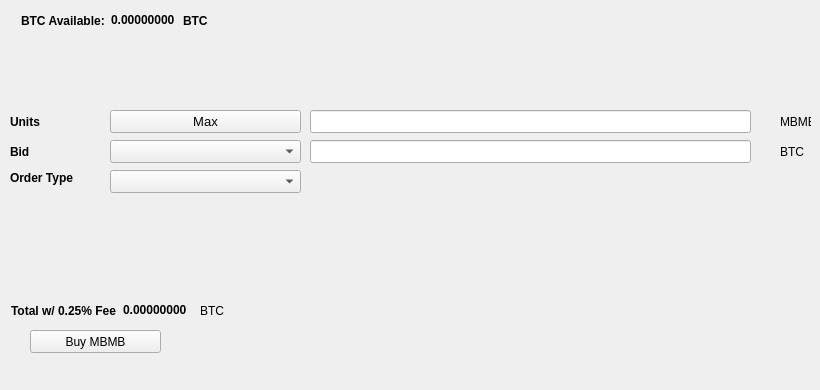
   <widget class="QWidget" name="BuyTab">
    <attribute name="title">
     <string>Buy</string>
    </attribute>
    <widget class="QPushButton" name="BuyMBMB">
     <property name="geometry">
      <rect>
       <x>30</x>
       <y>330</y>
       <width>131</width>
       <height>23</height>
      </rect>
     </property>
     <property name="text">
      <string>Buy MBMB</string>
     </property>
     <property name="icon">
      <iconset resource="../mbmb.qrc">
       <normaloff>:/icons/bitcoin</normaloff>:/icons/bitcoin</iconset>
     </property>
    </widget>
    <widget class="QLabel" name="label_3">
     <property name="geometry">
      <rect>
       <x>10</x>
       <y>110</y>
       <width>46</width>
       <height>23</height>
      </rect>
     </property>
     <property name="font">
      <font>
       <weight>75</weight>
       <bold>true</bold>
      </font>
     </property>
     <property name="text">
      <string>Units</string>
     </property>
    </widget>
    <widget class="QLineEdit" name="UnitsInput">
     <property name="geometry">
      <rect>
       <x>310</x>
       <y>110</y>
       <width>441</width>
       <height>23</height>
      </rect>
     </property>
     <property name="font">
      <font>
       <pointsize>9</pointsize>
       <weight>75</weight>
       <bold>true</bold>
      </font>
     </property>
    </widget>
    <widget class="QLineEdit" name="BuyBidPriceEdit">
     <property name="geometry">
      <rect>
       <x>310</x>
       <y>140</y>
       <width>441</width>
       <height>23</height>
      </rect>
     </property>
     <property name="font">
      <font>
       <pointsize>9</pointsize>
       <weight>75</weight>
       <bold>true</bold>
      </font>
     </property>
    </widget>
    <widget class="QLabel" name="label_4">
     <property name="geometry">
      <rect>
       <x>780</x>
       <y>110</y>
       <width>31</width>
       <height>23</height>
      </rect>
     </property>
     <property name="text">
      <string>MBMB</string>
     </property>
    </widget>
    <widget class="QLabel" name="label_5">
     <property name="geometry">
      <rect>
       <x>780</x>
       <y>140</y>
       <width>31</width>
       <height>23</height>
      </rect>
     </property>
     <property name="text">
      <string>BTC</string>
     </property>
    </widget>
    <widget class="QLabel" name="label_6">
     <property name="geometry">
      <rect>
       <x>10</x>
       <y>140</y>
       <width>46</width>
       <height>23</height>
      </rect>
     </property>
     <property name="font">
      <font>
       <weight>75</weight>
       <bold>true</bold>
      </font>
     </property>
     <property name="text">
      <string>Bid</string>
     </property>
    </widget>
    <widget class="QLabel" name="label_7">
     <property name="geometry">
      <rect>
       <x>10</x>
       <y>170</y>
       <width>91</width>
       <height>16</height>
      </rect>
     </property>
     <property name="font">
      <font>
       <weight>75</weight>
       <bold>true</bold>
      </font>
     </property>
     <property name="text">
      <string>Order Type</string>
     </property>
    </widget>
    <widget class="QPushButton" name="Buy_Max_Amount">
     <property name="geometry">
      <rect>
       <x>110</x>
       <y>110</y>
       <width>191</width>
       <height>23</height>
      </rect>
     </property>
     <property name="font">
      <font>
       <pointsize>10</pointsize>
      </font>
     </property>
     <property name="text">
      <string>Max</string>
     </property>
    </widget>
    <widget class="QComboBox" name="BuyBidcomboBox">
     <property name="geometry">
      <rect>
       <x>110</x>
       <y>140</y>
       <width>191</width>
       <height>23</height>
      </rect>
     </property>
     <property name="font">
      <font>
       <pointsize>10</pointsize>
      </font>
     </property>
    </widget>
    <widget class="QComboBox" name="buyOrdertypeCombo">
     <property name="geometry">
      <rect>
       <x>110</x>
       <y>170</y>
       <width>191</width>
       <height>23</height>
      </rect>
     </property>
     <property name="font">
      <font>
       <pointsize>10</pointsize>
      </font>
     </property>
    </widget>
    <widget class="QWidget" name="layoutWidget1">
     <property name="geometry">
      <rect>
       <x>21</x>
       <y>11</y>
       <width>227</width>
       <height>19</height>
      </rect>
     </property>
     <layout class="QHBoxLayout" name="horizontalLayout_3">
      <item>
       <widget class="QLabel" name="label232">
        <property name="font">
         <font>
          <weight>75</weight>
          <bold>true</bold>
         </font>
        </property>
        <property name="text">
         <string>BTC Available:</string>
        </property>
       </widget>
      </item>
      <item>
       <widget class="QLabel" name="BtcAvailableLbl">
        <property name="palette">
         <palette>
          <active>
           <colorrole role="WindowText">
            <brush brushstyle="SolidPattern">
             <color alpha="255">
              <red>0</red>
              <green>0</green>
              <blue>0</blue>
             </color>
            </brush>
           </colorrole>
           <colorrole role="Button">
            <brush brushstyle="SolidPattern">
             <color alpha="255">
              <red>0</red>
              <green>170</green>
              <blue>0</blue>
             </color>
            </brush>
           </colorrole>
           <colorrole role="Light">
            <brush brushstyle="SolidPattern">
             <color alpha="255">
              <red>0</red>
              <green>255</green>
              <blue>0</blue>
             </color>
            </brush>
           </colorrole>
           <colorrole role="Midlight">
            <brush brushstyle="SolidPattern">
             <color alpha="255">
              <red>0</red>
              <green>212</green>
              <blue>0</blue>
             </color>
            </brush>
           </colorrole>
           <colorrole role="Dark">
            <brush brushstyle="SolidPattern">
             <color alpha="255">
              <red>0</red>
              <green>85</green>
              <blue>0</blue>
             </color>
            </brush>
           </colorrole>
           <colorrole role="Mid">
            <brush brushstyle="SolidPattern">
             <color alpha="255">
              <red>0</red>
              <green>113</green>
              <blue>0</blue>
             </color>
            </brush>
           </colorrole>
           <colorrole role="Text">
            <brush brushstyle="SolidPattern">
             <color alpha="255">
              <red>0</red>
              <green>170</green>
              <blue>0</blue>
             </color>
            </brush>
           </colorrole>
           <colorrole role="BrightText">
            <brush brushstyle="SolidPattern">
             <color alpha="255">
              <red>255</red>
              <green>255</green>
              <blue>255</blue>
             </color>
            </brush>
           </colorrole>
           <colorrole role="ButtonText">
            <brush brushstyle="SolidPattern">
             <color alpha="255">
              <red>0</red>
              <green>0</green>
              <blue>0</blue>
             </color>
            </brush>
           </colorrole>
           <colorrole role="Base">
            <brush brushstyle="SolidPattern">
             <color alpha="255">
              <red>255</red>
              <green>255</green>
              <blue>255</blue>
             </color>
            </brush>
           </colorrole>
           <colorrole role="Window">
            <brush brushstyle="SolidPattern">
             <color alpha="255">
              <red>0</red>
              <green>170</green>
              <blue>0</blue>
             </color>
            </brush>
           </colorrole>
           <colorrole role="Shadow">
            <brush brushstyle="SolidPattern">
             <color alpha="255">
              <red>0</red>
              <green>0</green>
              <blue>0</blue>
             </color>
            </brush>
           </colorrole>
           <colorrole role="AlternateBase">
            <brush brushstyle="SolidPattern">
             <color alpha="255">
              <red>127</red>
              <green>212</green>
              <blue>127</blue>
             </color>
            </brush>
           </colorrole>
           <colorrole role="ToolTipBase">
            <brush brushstyle="SolidPattern">
             <color alpha="255">
              <red>255</red>
              <green>255</green>
              <blue>220</blue>
             </color>
            </brush>
           </colorrole>
           <colorrole role="ToolTipText">
            <brush brushstyle="SolidPattern">
             <color alpha="255">
              <red>0</red>
              <green>0</green>
              <blue>0</blue>
             </color>
            </brush>
           </colorrole>
          </active>
          <inactive>
           <colorrole role="WindowText">
            <brush brushstyle="SolidPattern">
             <color alpha="255">
              <red>0</red>
              <green>0</green>
              <blue>0</blue>
             </color>
            </brush>
           </colorrole>
           <colorrole role="Button">
            <brush brushstyle="SolidPattern">
             <color alpha="255">
              <red>0</red>
              <green>170</green>
              <blue>0</blue>
             </color>
            </brush>
           </colorrole>
           <colorrole role="Light">
            <brush brushstyle="SolidPattern">
             <color alpha="255">
              <red>0</red>
              <green>255</green>
              <blue>0</blue>
             </color>
            </brush>
           </colorrole>
           <colorrole role="Midlight">
            <brush brushstyle="SolidPattern">
             <color alpha="255">
              <red>0</red>
              <green>212</green>
              <blue>0</blue>
             </color>
            </brush>
           </colorrole>
           <colorrole role="Dark">
            <brush brushstyle="SolidPattern">
             <color alpha="255">
              <red>0</red>
              <green>85</green>
              <blue>0</blue>
             </color>
            </brush>
           </colorrole>
           <colorrole role="Mid">
            <brush brushstyle="SolidPattern">
             <color alpha="255">
              <red>0</red>
              <green>113</green>
              <blue>0</blue>
             </color>
            </brush>
           </colorrole>
           <colorrole role="Text">
            <brush brushstyle="SolidPattern">
             <color alpha="255">
              <red>0</red>
              <green>170</green>
              <blue>0</blue>
             </color>
            </brush>
           </colorrole>
           <colorrole role="BrightText">
            <brush brushstyle="SolidPattern">
             <color alpha="255">
              <red>255</red>
              <green>255</green>
              <blue>255</blue>
             </color>
            </brush>
           </colorrole>
           <colorrole role="ButtonText">
            <brush brushstyle="SolidPattern">
             <color alpha="255">
              <red>0</red>
              <green>0</green>
              <blue>0</blue>
             </color>
            </brush>
           </colorrole>
           <colorrole role="Base">
            <brush brushstyle="SolidPattern">
             <color alpha="255">
              <red>255</red>
              <green>255</green>
              <blue>255</blue>
             </color>
            </brush>
           </colorrole>
           <colorrole role="Window">
            <brush brushstyle="SolidPattern">
             <color alpha="255">
              <red>0</red>
              <green>170</green>
              <blue>0</blue>
             </color>
            </brush>
           </colorrole>
           <colorrole role="Shadow">
            <brush brushstyle="SolidPattern">
             <color alpha="255">
              <red>0</red>
              <green>0</green>
              <blue>0</blue>
             </color>
            </brush>
           </colorrole>
           <colorrole role="AlternateBase">
            <brush brushstyle="SolidPattern">
             <color alpha="255">
              <red>127</red>
              <green>212</green>
              <blue>127</blue>
             </color>
            </brush>
           </colorrole>
           <colorrole role="ToolTipBase">
            <brush brushstyle="SolidPattern">
             <color alpha="255">
              <red>255</red>
              <green>255</green>
              <blue>220</blue>
             </color>
            </brush>
           </colorrole>
           <colorrole role="ToolTipText">
            <brush brushstyle="SolidPattern">
             <color alpha="255">
              <red>0</red>
              <green>0</green>
              <blue>0</blue>
             </color>
            </brush>
           </colorrole>
          </inactive>
          <disabled>
           <colorrole role="WindowText">
            <brush brushstyle="SolidPattern">
             <color alpha="255">
              <red>0</red>
              <green>85</green>
              <blue>0</blue>
             </color>
            </brush>
           </colorrole>
           <colorrole role="Button">
            <brush brushstyle="SolidPattern">
             <color alpha="255">
              <red>0</red>
              <green>170</green>
              <blue>0</blue>
             </color>
            </brush>
           </colorrole>
           <colorrole role="Light">
            <brush brushstyle="SolidPattern">
             <color alpha="255">
              <red>0</red>
              <green>255</green>
              <blue>0</blue>
             </color>
            </brush>
           </colorrole>
           <colorrole role="Midlight">
            <brush brushstyle="SolidPattern">
             <color alpha="255">
              <red>0</red>
              <green>212</green>
              <blue>0</blue>
             </color>
            </brush>
           </colorrole>
           <colorrole role="Dark">
            <brush brushstyle="SolidPattern">
             <color alpha="255">
              <red>0</red>
              <green>85</green>
              <blue>0</blue>
             </color>
            </brush>
           </colorrole>
           <colorrole role="Mid">
            <brush brushstyle="SolidPattern">
             <color alpha="255">
              <red>0</red>
              <green>113</green>
              <blue>0</blue>
             </color>
            </brush>
           </colorrole>
           <colorrole role="Text">
            <brush brushstyle="SolidPattern">
             <color alpha="255">
              <red>0</red>
              <green>85</green>
              <blue>0</blue>
             </color>
            </brush>
           </colorrole>
           <colorrole role="BrightText">
            <brush brushstyle="SolidPattern">
             <color alpha="255">
              <red>255</red>
              <green>255</green>
              <blue>255</blue>
             </color>
            </brush>
           </colorrole>
           <colorrole role="ButtonText">
            <brush brushstyle="SolidPattern">
             <color alpha="255">
              <red>0</red>
              <green>85</green>
              <blue>0</blue>
             </color>
            </brush>
           </colorrole>
           <colorrole role="Base">
            <brush brushstyle="SolidPattern">
             <color alpha="255">
              <red>0</red>
              <green>170</green>
              <blue>0</blue>
             </color>
            </brush>
           </colorrole>
           <colorrole role="Window">
            <brush brushstyle="SolidPattern">
             <color alpha="255">
              <red>0</red>
              <green>170</green>
              <blue>0</blue>
             </color>
            </brush>
           </colorrole>
           <colorrole role="Shadow">
            <brush brushstyle="SolidPattern">
             <color alpha="255">
              <red>0</red>
              <green>0</green>
              <blue>0</blue>
             </color>
            </brush>
           </colorrole>
           <colorrole role="AlternateBase">
            <brush brushstyle="SolidPattern">
             <color alpha="255">
              <red>0</red>
              <green>170</green>
              <blue>0</blue>
             </color>
            </brush>
           </colorrole>
           <colorrole role="ToolTipBase">
            <brush brushstyle="SolidPattern">
             <color alpha="255">
              <red>255</red>
              <green>255</green>
              <blue>220</blue>
             </color>
            </brush>
           </colorrole>
           <colorrole role="ToolTipText">
            <brush brushstyle="SolidPattern">
             <color alpha="255">
              <red>0</red>
              <green>0</green>
              <blue>0</blue>
             </color>
            </brush>
           </colorrole>
          </disabled>
         </palette>
        </property>
        <property name="font">
         <font>
          <weight>75</weight>
          <bold>true</bold>
         </font>
        </property>
        <property name="text">
         <string>0.00000000</string>
        </property>
        <property name="textInteractionFlags">
         <set>Qt::LinksAccessibleByMouse|Qt::TextSelectableByKeyboard|Qt::TextSelectableByMouse</set>
        </property>
       </widget>
      </item>
      <item>
       <widget class="QLabel" name="BtcAvailableLbl_2">
        <property name="font">
         <font>
          <weight>75</weight>
          <bold>true</bold>
         </font>
        </property>
        <property name="text">
         <string>BTC</string>
        </property>
       </widget>
      </item>
     </layout>
    </widget>
    <widget class="QWidget" name="layoutWidge2">
     <property name="geometry">
      <rect>
       <x>11</x>
       <y>301</y>
       <width>259</width>
       <height>19</height>
      </rect>
     </property>
     <layout class="QHBoxLayout" name="horizontalLayout_4">
      <item>
       <widget class="QLabel" name="label_9">
        <property name="font">
         <font>
          <weight>75</weight>
          <bold>true</bold>
         </font>
        </property>
        <property name="text">
         <string>Total w/ 0.25% Fee</string>
        </property>
       </widget>
      </item>
      <item>
       <widget class="QLabel" name="BuyCostLabel">
        <property name="palette">
         <palette>
          <active>
           <colorrole role="WindowText">
            <brush brushstyle="SolidPattern">
             <color alpha="255">
              <red>0</red>
              <green>0</green>
              <blue>0</blue>
             </color>
            </brush>
           </colorrole>
           <colorrole role="Button">
            <brush brushstyle="SolidPattern">
             <color alpha="255">
              <red>0</red>
              <green>170</green>
              <blue>0</blue>
             </color>
            </brush>
           </colorrole>
           <colorrole role="Light">
            <brush brushstyle="SolidPattern">
             <color alpha="255">
              <red>0</red>
              <green>255</green>
              <blue>0</blue>
             </color>
            </brush>
           </colorrole>
           <colorrole role="Midlight">
            <brush brushstyle="SolidPattern">
             <color alpha="255">
              <red>0</red>
              <green>212</green>
              <blue>0</blue>
             </color>
            </brush>
           </colorrole>
           <colorrole role="Dark">
            <brush brushstyle="SolidPattern">
             <color alpha="255">
              <red>0</red>
              <green>85</green>
              <blue>0</blue>
             </color>
            </brush>
           </colorrole>
           <colorrole role="Mid">
            <brush brushstyle="SolidPattern">
             <color alpha="255">
              <red>0</red>
              <green>113</green>
              <blue>0</blue>
             </color>
            </brush>
           </colorrole>
           <colorrole role="Text">
            <brush brushstyle="SolidPattern">
             <color alpha="255">
              <red>0</red>
              <green>170</green>
              <blue>0</blue>
             </color>
            </brush>
           </colorrole>
           <colorrole role="BrightText">
            <brush brushstyle="SolidPattern">
             <color alpha="255">
              <red>255</red>
              <green>255</green>
              <blue>255</blue>
             </color>
            </brush>
           </colorrole>
           <colorrole role="ButtonText">
            <brush brushstyle="SolidPattern">
             <color alpha="255">
              <red>0</red>
              <green>0</green>
              <blue>0</blue>
             </color>
            </brush>
           </colorrole>
           <colorrole role="Base">
            <brush brushstyle="SolidPattern">
             <color alpha="255">
              <red>255</red>
              <green>255</green>
              <blue>255</blue>
             </color>
            </brush>
           </colorrole>
           <colorrole role="Window">
            <brush brushstyle="SolidPattern">
             <color alpha="255">
              <red>0</red>
              <green>170</green>
              <blue>0</blue>
             </color>
            </brush>
           </colorrole>
           <colorrole role="Shadow">
            <brush brushstyle="SolidPattern">
             <color alpha="255">
              <red>0</red>
              <green>0</green>
              <blue>0</blue>
             </color>
            </brush>
           </colorrole>
           <colorrole role="AlternateBase">
            <brush brushstyle="SolidPattern">
             <color alpha="255">
              <red>127</red>
              <green>212</green>
              <blue>127</blue>
             </color>
            </brush>
           </colorrole>
           <colorrole role="ToolTipBase">
            <brush brushstyle="SolidPattern">
             <color alpha="255">
              <red>255</red>
              <green>255</green>
              <blue>220</blue>
             </color>
            </brush>
           </colorrole>
           <colorrole role="ToolTipText">
            <brush brushstyle="SolidPattern">
             <color alpha="255">
              <red>0</red>
              <green>0</green>
              <blue>0</blue>
             </color>
            </brush>
           </colorrole>
          </active>
          <inactive>
           <colorrole role="WindowText">
            <brush brushstyle="SolidPattern">
             <color alpha="255">
              <red>0</red>
              <green>0</green>
              <blue>0</blue>
             </color>
            </brush>
           </colorrole>
           <colorrole role="Button">
            <brush brushstyle="SolidPattern">
             <color alpha="255">
              <red>0</red>
              <green>170</green>
              <blue>0</blue>
             </color>
            </brush>
           </colorrole>
           <colorrole role="Light">
            <brush brushstyle="SolidPattern">
             <color alpha="255">
              <red>0</red>
              <green>255</green>
              <blue>0</blue>
             </color>
            </brush>
           </colorrole>
           <colorrole role="Midlight">
            <brush brushstyle="SolidPattern">
             <color alpha="255">
              <red>0</red>
              <green>212</green>
              <blue>0</blue>
             </color>
            </brush>
           </colorrole>
           <colorrole role="Dark">
            <brush brushstyle="SolidPattern">
             <color alpha="255">
              <red>0</red>
              <green>85</green>
              <blue>0</blue>
             </color>
            </brush>
           </colorrole>
           <colorrole role="Mid">
            <brush brushstyle="SolidPattern">
             <color alpha="255">
              <red>0</red>
              <green>113</green>
              <blue>0</blue>
             </color>
            </brush>
           </colorrole>
           <colorrole role="Text">
            <brush brushstyle="SolidPattern">
             <color alpha="255">
              <red>0</red>
              <green>170</green>
              <blue>0</blue>
             </color>
            </brush>
           </colorrole>
           <colorrole role="BrightText">
            <brush brushstyle="SolidPattern">
             <color alpha="255">
              <red>255</red>
              <green>255</green>
              <blue>255</blue>
             </color>
            </brush>
           </colorrole>
           <colorrole role="ButtonText">
            <brush brushstyle="SolidPattern">
             <color alpha="255">
              <red>0</red>
              <green>0</green>
              <blue>0</blue>
             </color>
            </brush>
           </colorrole>
           <colorrole role="Base">
            <brush brushstyle="SolidPattern">
             <color alpha="255">
              <red>255</red>
              <green>255</green>
              <blue>255</blue>
             </color>
            </brush>
           </colorrole>
           <colorrole role="Window">
            <brush brushstyle="SolidPattern">
             <color alpha="255">
              <red>0</red>
              <green>170</green>
              <blue>0</blue>
             </color>
            </brush>
           </colorrole>
           <colorrole role="Shadow">
            <brush brushstyle="SolidPattern">
             <color alpha="255">
              <red>0</red>
              <green>0</green>
              <blue>0</blue>
             </color>
            </brush>
           </colorrole>
           <colorrole role="AlternateBase">
            <brush brushstyle="SolidPattern">
             <color alpha="255">
              <red>127</red>
              <green>212</green>
              <blue>127</blue>
             </color>
            </brush>
           </colorrole>
           <colorrole role="ToolTipBase">
            <brush brushstyle="SolidPattern">
             <color alpha="255">
              <red>255</red>
              <green>255</green>
              <blue>220</blue>
             </color>
            </brush>
           </colorrole>
           <colorrole role="ToolTipText">
            <brush brushstyle="SolidPattern">
             <color alpha="255">
              <red>0</red>
              <green>0</green>
              <blue>0</blue>
             </color>
            </brush>
           </colorrole>
          </inactive>
          <disabled>
           <colorrole role="WindowText">
            <brush brushstyle="SolidPattern">
             <color alpha="255">
              <red>0</red>
              <green>85</green>
              <blue>0</blue>
             </color>
            </brush>
           </colorrole>
           <colorrole role="Button">
            <brush brushstyle="SolidPattern">
             <color alpha="255">
              <red>0</red>
              <green>170</green>
              <blue>0</blue>
             </color>
            </brush>
           </colorrole>
           <colorrole role="Light">
            <brush brushstyle="SolidPattern">
             <color alpha="255">
              <red>0</red>
              <green>255</green>
              <blue>0</blue>
             </color>
            </brush>
           </colorrole>
           <colorrole role="Midlight">
            <brush brushstyle="SolidPattern">
             <color alpha="255">
              <red>0</red>
              <green>212</green>
              <blue>0</blue>
             </color>
            </brush>
           </colorrole>
           <colorrole role="Dark">
            <brush brushstyle="SolidPattern">
             <color alpha="255">
              <red>0</red>
              <green>85</green>
              <blue>0</blue>
             </color>
            </brush>
           </colorrole>
           <colorrole role="Mid">
            <brush brushstyle="SolidPattern">
             <color alpha="255">
              <red>0</red>
              <green>113</green>
              <blue>0</blue>
             </color>
            </brush>
           </colorrole>
           <colorrole role="Text">
            <brush brushstyle="SolidPattern">
             <color alpha="255">
              <red>0</red>
              <green>85</green>
              <blue>0</blue>
             </color>
            </brush>
           </colorrole>
           <colorrole role="BrightText">
            <brush brushstyle="SolidPattern">
             <color alpha="255">
              <red>255</red>
              <green>255</green>
              <blue>255</blue>
             </color>
            </brush>
           </colorrole>
           <colorrole role="ButtonText">
            <brush brushstyle="SolidPattern">
             <color alpha="255">
              <red>0</red>
              <green>85</green>
              <blue>0</blue>
             </color>
            </brush>
           </colorrole>
           <colorrole role="Base">
            <brush brushstyle="SolidPattern">
             <color alpha="255">
              <red>0</red>
              <green>170</green>
              <blue>0</blue>
             </color>
            </brush>
           </colorrole>
           <colorrole role="Window">
            <brush brushstyle="SolidPattern">
             <color alpha="255">
              <red>0</red>
              <green>170</green>
              <blue>0</blue>
             </color>
            </brush>
           </colorrole>
           <colorrole role="Shadow">
            <brush brushstyle="SolidPattern">
             <color alpha="255">
              <red>0</red>
              <green>0</green>
              <blue>0</blue>
             </color>
            </brush>
           </colorrole>
           <colorrole role="AlternateBase">
            <brush brushstyle="SolidPattern">
             <color alpha="255">
              <red>0</red>
              <green>170</green>
              <blue>0</blue>
             </color>
            </brush>
           </colorrole>
           <colorrole role="ToolTipBase">
            <brush brushstyle="SolidPattern">
             <color alpha="255">
              <red>255</red>
              <green>255</green>
              <blue>220</blue>
             </color>
            </brush>
           </colorrole>
           <colorrole role="ToolTipText">
            <brush brushstyle="SolidPattern">
             <color alpha="255">
              <red>0</red>
              <green>0</green>
              <blue>0</blue>
             </color>
            </brush>
           </colorrole>
          </disabled>
         </palette>
        </property>
        <property name="font">
         <font>
          <weight>75</weight>
          <bold>true</bold>
         </font>
        </property>
        <property name="autoFillBackground">
         <bool>false</bool>
        </property>
        <property name="text">
         <string>0.00000000</string>
        </property>
        <property name="textInteractionFlags">
         <set>Qt::LinksAccessibleByMouse|Qt::TextSelectableByMouse</set>
        </property>
       </widget>
      </item>
      <item>
       <widget class="QLabel" name="label_10">
        <property name="font">
         <font>
          <weight>50</weight>
          <bold>false</bold>
         </font>
        </property>
        <property name="text">
         <string>BTC</string>
        </property>
       </widget>
      </item>
     </layout>
    </widget>
    <widget class="QLabel" name="label_24">
     <property name="geometry">
      <rect>
       <x>460</x>
       <y>300</y>
       <width>281</width>
       <height>81</height>
      </rect>
     </property>
     <property name="text">
      <string/>
     </property>
     <property name="pixmap">
      <pixmap>:/images/bittrex</pixmap>
     </property>
    </widget>
   </widget>
